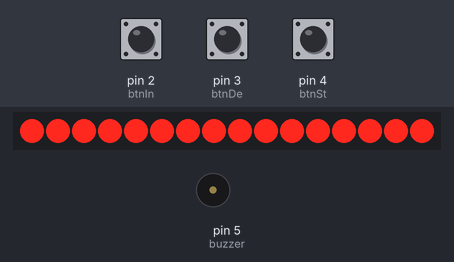
Recording of a sketch running on a simulated Arduino Uno, built with avr-gcc and run on an emulated ATmega328P. Shown: 16 shift-register outputs drawn as a row of LEDs (first output left, lit = HIGH), buzzer (waves = sounding, pin HIGH). Wiring (inferred from the names in the program): 2 × shift register (74HC595): data pin 11; shift clock pin 13; latch pin 9. Wiring (inferred from the signals the program sends): row of LEDs: on Q0, Q1, Q2, Q3, Q4, Q5, Q6, Q7, Q8, Q9, Q10, Q11, Q12, Q13, Q14, Q15. The inputs (shaded band) are chosen by the test bench; at power-on: pin 3 (btnDe) HIGH, pin 2 (btnIn) HIGH, pin 4 (btnSt) HIGH. Pins used as bus, display or sensor lines are not drawn.

Above: at 1.8 s.
1.9 s: pin 3 (btnDe) pulled LOW for 0.6 s
At 3.4 s:
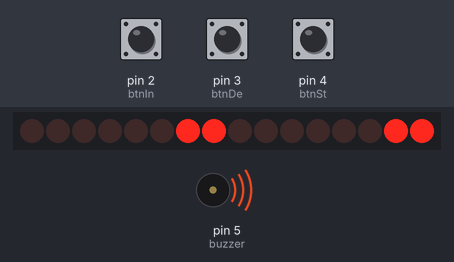
4.0 s: pin 2 (btnIn) pulled LOW for 3.2 s
At 8.3 s:
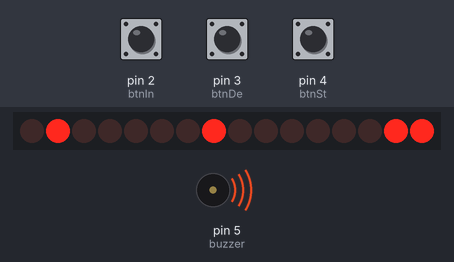
8.7 s: pin 4 (btnSt) pulled LOW for 0.6 s
At 10.0 s:
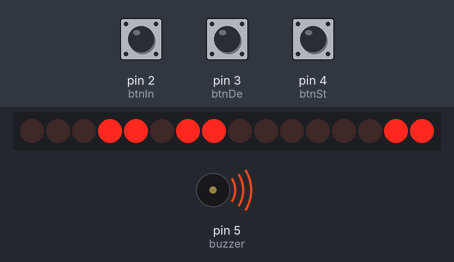
10.8 s: pin 2 (btnIn) pulled LOW for 0.6 s
At 11.5 s:
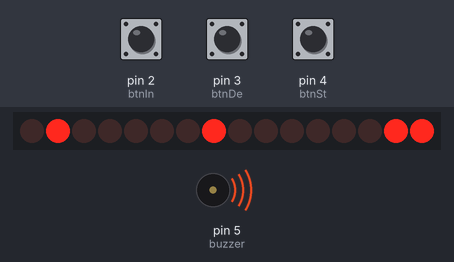
12.9 s: pin 4 (btnSt) pulled LOW for 3.2 s
At 16.6 s:
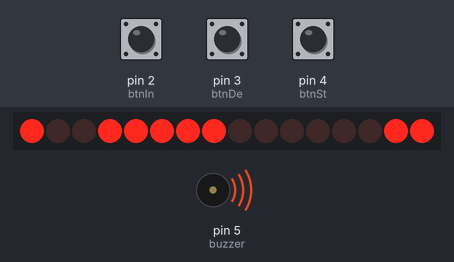
17.6 s: pin 3 (btnDe) pulled LOW for 1 s
At 19.4 s:
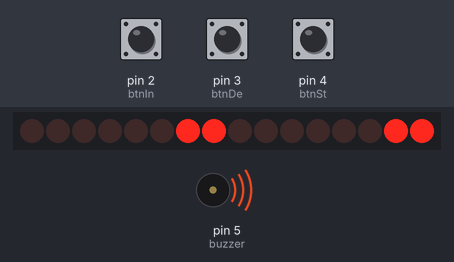
Timing chart, 0 to 20.9 s (numbered marks = the images above; inputs shaded):
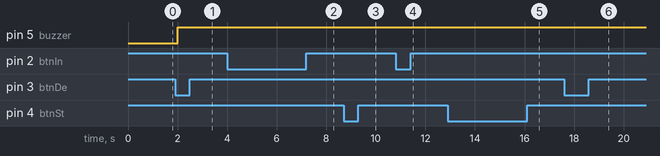

The sketch:

Wk5-Q2.ino
```cpp
#include<SPI.h>

#define DATA 11
#define CLK 13
#define SS 10
#define SS_2 9
#define btnIn 2
#define btnDe 3
#define btnSt 4
#define buzzer 5
#define a  0b00000001
#define b  0b00000010
#define c  0b00000100
#define d  0b00001000
#define e  0b00010000
#define f  0b00100000
#define g  0b01000000
#define dp 0b10000000

#define num0 a | b | c | d | e | f
#define num1 b | c
#define num2 a | b | d | e | g
#define num3 a | b | c | d | g
#define num4 b | c | f | g
#define num5 a | c | d | f | g
#define num6 a | c | d | e | f | g
#define num7 a | b | c | f
#define num8 a | b | c | d | e | f | g
#define num9 a | b | c | d | f | g

unsigned char num[10] = {num0, num1, num2, num3, num4, num5, num6, num7, num8, num9};
uint8_t count = 0, number=0,unit =0,counter=0,unit1,unit2;
bool in, de,st, flag=1;
void setup() {
  // put your setup code here, to run once:
  Serial.begin(9600);
  pinMode(SS, OUTPUT);
  pinMode(SS_2, OUTPUT);
  pinMode(DATA, OUTPUT);
  pinMode(CLK, OUTPUT);
  pinMode(buzzer, OUTPUT);
  pinMode(btnIn, INPUT_PULLUP);
  pinMode(btnDe, INPUT_PULLUP);
  pinMode(btnSt, INPUT_PULLUP);
}

void loop() {
  // put your main code here, to run repeatedly:
  switchOn();
  delay(500);
}

void spi_1(unsigned char cData){
  shiftOut(DATA, CLK, MSBFIRST, cData);
  digitalWrite(SS, 1);
  digitalWrite(SS, 0);
  digitalWrite(SS_2, 0);
}
void spi_2(unsigned char cData){
  shiftOut(DATA, CLK, MSBFIRST, cData);
  digitalWrite(SS, 0);
  digitalWrite(SS_2, 1);
  digitalWrite(SS_2, 0);
}
void de_number(){
   unit2 = num[count];
   unit = counter / 10;
   unit = floor(unit);
   unit1 = num[unit];
  if (counter <= 0 ){
    counter = 0;
    spi_1(unit1);
    spi_2(unit2);
    digitalWrite(buzzer,1);
  }
   else if (unit <= 9 && count < 9){
    spi_1(unit1);
    spi_2(unit2);
    count--;
    counter--;
   }
   else if(count<=0){
    count = 9;
    spi_1(unit1);
    spi_2(unit2);

   }
   else if(count>=9){
    count = 0;
    spi_1(unit1);
    spi_2(unit2);
   }

}
void in_number(){
   unit2 = num[count];
   unit = counter / 10;
   unit = floor(unit);
   unit1 = num[unit];
   if (unit <= 9 && count < 9){
    spi_1(unit1);
    spi_2(unit2);
    count++;
   }
   else if(count>=9){
    count = 0;
    spi_1(unit1);
    spi_2(unit2);
   }
   else if (count >= 9 && unit ==9){
    counter = 0;
    spi_1(unit1);
    spi_2(unit2);
    digitalWrite(buzzer,1);

   }
  counter++;
}


void switchOn(){
 in = digitalRead(btnIn);
 de = digitalRead(btnDe);
 st = digitalRead(btnSt);
  if (in == 0 ){
    in_number();
  }
  else if (de ==0 ){
    de_number();
  }
  if (st == 0 && flag == 1){
    de_number();
    flag =0;
  }
  if (st == 0 && flag == 0){
    spi_1(unit1);
    spi_2(unit2);
    flag = 1;
  }
}
```

Measured:
- after the input at 1.9 s, pin 5 (buzzer): LOW → HIGH after 0.10 s
